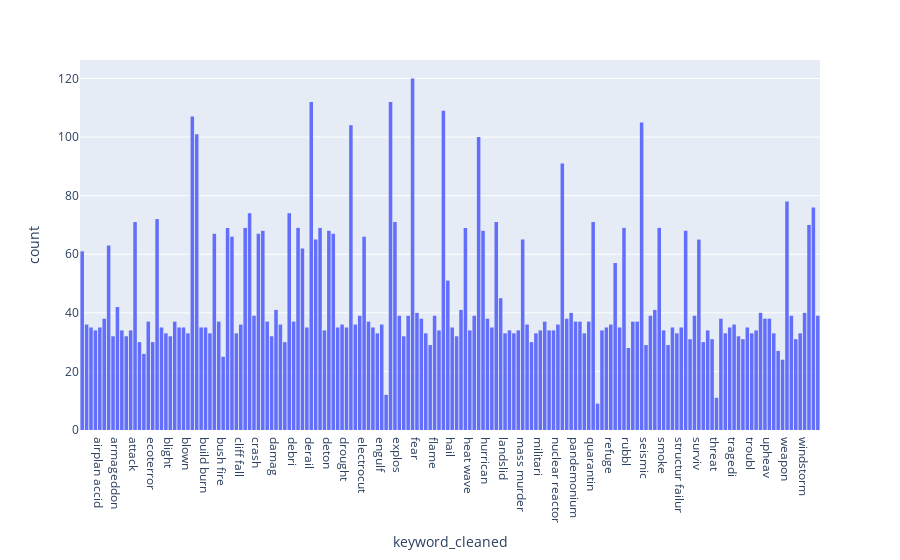

The code cell stored with this chart in its notebook:
### Code cell
# Analysis of keyword frequence.
fig_keyword = px.histogram(train, x="keyword_cleaned")
fig_keyword.show()

print("There are %s different keywords." % len(train["keyword"].value_counts()))

### Figure 1 — Plotly figure (JSON) as saved in the notebook; plotly's stock layout.template omitted (floating-point values rounded to 4 significant figures; data arrays with more than 128 entries replaced by an {"elided": "..."} marker saying what was removed)
{"data": [{"alignmentgroup": "True", "bingroup": "x", "hovertemplate": "keyword_cleaned=%{x}<br>count=%{y}<extra></extra>", "legendgroup": "", "marker": {"color": "#636efa"}, "name": "", "offsetgroup": "", "orientation": "v", "showlegend": false, "type": "histogram", "x": {"elided": "7613 str values"}, "xaxis": "x", "yaxis": "y"}], "layout": {"barmode": "relative", "legend": {"tracegroupgap": 0}, "margin": {"t": 60}, "xaxis": {"anchor": "y", "domain": [0, 1], "title": {"text": "keyword_cleaned"}}, "yaxis": {"anchor": "x", "domain": [0, 1], "title": {"text": "count"}}}}
